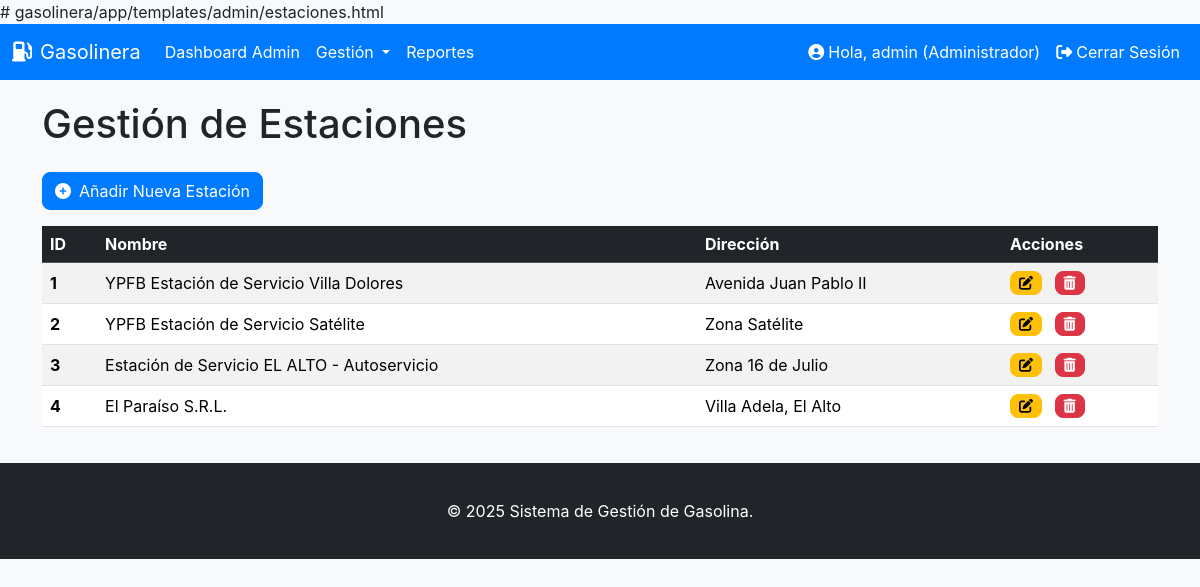
Screenshot of /admin/estaciones (signed in) with the database file from the repository.
### app/models.py (models this page shows, shortened)
class Usuario(UserMixin, db.Model):
    __tablename__ = 'usuarios'
    id = db.Column(db.Integer, primary_key=True)
    username = db.Column(db.String(64), unique=True, nullable=False) # Nombre de usuario
    password_hash = db.Column(db.String(128)) # Hash de la contraseña
    rol_id = db.Column(db.Integer, db.ForeignKey('roles.id')) # Clave foránea del rol
    clientes = db.relationship('Cliente', backref='usuario', lazy='dynamic') # Relación con clientes

class Rol(db.Model):
    __tablename__ = 'roles'
    id = db.Column(db.Integer, primary_key=True)
    nombre = db.Column(db.String(50), unique=True, nullable=False) # Nombre del rol (administrador, operador, cliente)
    usuarios = db.relationship('Usuario', backref='rol', lazy='dynamic') # Relación con usuarios

class Estacion(db.Model):
    __tablename__ = 'estaciones'
    id = db.Column(db.Integer, primary_key=True)
    nombre = db.Column(db.String(100), nullable=False)
    direccion = db.Column(db.String(200))
    tanques = db.relationship('Tanque', backref='estacion', lazy='dynamic')
    reabastecimientos = db.relationship('Reabastecimiento', backref='estacion', lazy='dynamic')

### app/admin.py (the view)
@admin.route('/estaciones')
@login_required
@admin_required
def manage_estaciones():
    estaciones = Estacion.query.all()
    return render_template('admin/estaciones.html', estaciones=estaciones, title='Gestión de Estaciones')

### app/admin.py (called while the page is built)
def admin_required(f):
    @wraps(f)
    def decorated_function(*args, **kwargs):
        if not current_user.is_authenticated or current_user.rol.nombre != 'administrador':
            flash('Acceso denegado. Se requiere rol de administrador.', 'danger')
            return redirect(url_for('main.index'))
        return f(*args, **kwargs)
    return decorated_function

### app/auth.py (called while the page is built)
@login_manager.user_loader
def load_user(user_id):
    return Usuario.query.get(int(user_id))

### app/templates/admin/estaciones.html (shortened to what this page needs)
{% extends "base.html" %}
{% block content %}
<h1 class="mb-4">Gestión de Estaciones</h1>
<a href="{{ url_for('admin.add_estacion') }}" class="btn btn-primary mb-3"><i class="fas fa-plus-circle me-2"></i>Añadir Nueva Estación</a>
{% if estaciones %}
<div class="table-responsive">
    <table class="table table-striped table-hover align-middle">
        <thead class="table-dark">
            <tr>
                <th scope="col">ID</th>
                <th scope="col">Nombre</th>
                <th scope="col">Dirección</th>
                <th scope="col">Acciones</th>
            </tr>
        </thead>
        <tbody>
            {% for estacion in estaciones %}
            <tr>
                <th scope="row">{{ estacion.id }}</th>
                <td>{{ estacion.nombre }}</td>
                <td>{{ estacion.direccion }}</td>
                <td>
                    <a href="{{ url_for('admin.edit_estacion', id=estacion.id) }}" class="btn btn-sm btn-warning me-2" title="Editar"><i class="fas fa-edit"></i></a>
                    <a href="{{ url_for('admin.delete_estacion', id=estacion.id) }}" class="btn btn-sm btn-danger" onclick="return confirm('¿Estás seguro de que quieres eliminar esta estación?')" title="Eliminar"><i class="fas fa-trash-alt"></i></a>
                </td>
            </tr>
            {% endfor %}
        </tbody>
    </table>
</div>
{% else %}
<div class="alert alert-info" role="alert">
    No hay estaciones registradas aún.
</div>
{% endif %}
{% endblock %}

### app/templates/base.html (shortened to what this page needs)
<!DOCTYPE html>
<html lang="es">
<head>
    <link href="https://cdn.jsdelivr.net/npm/bootstrap@5.3.3/dist/css/bootstrap.min.css" rel="stylesheet" xintegrity="sha384-QWTKZyjpPEjISv5WaRU9OFeRpok6YctnYmDr5pNlyT2bRjXh0JMhjY6hW+ALEwIH">
    <link rel="stylesheet" href="https://cdnjs.cloudflare.com/ajax/libs/font-awesome/6.5.2/css/all.min.css" xintegrity="sha512-SnH5WK+bZxgPHs44uWIX+LLJAJ9/2PkPKZ5QiAj6Ta86w+fsb2TkcmfRyVX3pBnMFcV7oQPJkl9QevSCWr3W6A==" />
</head>
<body>
    <nav class="navbar navbar-expand-lg navbar-dark">
        <div class="container-fluid">
            <a class="navbar-brand" href="{{ url_for('main.index') }}">
                <i class="fas fa-gas-pump me-2"></i>Gasolinera
            </a>
            <div class="collapse navbar-collapse" id="navbarNav">
                <ul class="navbar-nav me-auto mb-2 mb-lg-0">
                    {% if current_user.is_authenticated %}
                        {% if current_user.rol.nombre == 'administrador' %}
                            <li class="nav-item">
                                <a class="nav-link" href="{{ url_for('admin.dashboard') }}">Dashboard Admin</a>
                            </li>
                            <li class="nav-item dropdown">
                                <a class="nav-link dropdown-toggle" href="#" id="navbarDropdownAdmin" role="button" data-bs-toggle="dropdown" aria-expanded="false">
                                    Gestión
                                </a>
                            </li>
                             <li class="nav-item">
                                <a class="nav-link" href="{{ url_for('admin.view_reports') }}">Reportes</a>
                            </li>
                        {% endif %}
                    {% endif %}
                </ul>
                <ul class="navbar-nav ms-auto">
                    {% if current_user.is_authenticated %}
                        <li class="nav-item">
                            <span class="nav-link"><i class="fas fa-user-circle me-1"></i>Hola, {{ current_user.username }} ({{ current_user.rol.nombre | capitalize }})</span>
                        </li>
                        <li class="nav-item">
                            <a class="nav-link" href="{{ url_for('auth.logout') }}"><i class="fas fa-sign-out-alt me-1"></i>Cerrar Sesión</a>
                        </li>
                    {% else %}
                        <li class="nav-item">
                            <a class="nav-link" href="{{ url_for('auth.login') }}"><i class="fas fa-sign-in-alt me-1"></i>Iniciar Sesión</a>
                        </li>
                    {% endif %}
                </ul>
            </div>
        </div>
    </nav>
    <div class="container">
        {% block content %}{% endblock %}
    </div>
    <footer class="footer mt-auto py-3 bg-dark">
        <div class="container text-center">
            <span class="text-white">&copy; {{ moment().format('YYYY') }} Sistema de Gestión de Gasolina.</span>
        </div>
    </footer>
</body>
</html>

### app/templates/base.html (style rules this page uses)
body { font-family: 'Inter', sans-serif; background-color: #f8f9fa; }
.navbar { background-color: #007bff; }
.navbar-brand, .nav-link { color: white !important; }
.footer { background-color: #343a40; color: white; padding: 1rem 0; position: relative; bottom: 0; width: 100%; }
.container { margin-top: 20px; margin-bottom: 20px; }
.btn-primary { background-color: #007bff; border-color: #007bff; border-radius: 8px; }
.btn-danger { border-radius: 8px; }
.btn-warning { border-radius: 8px; }

### rows the page displays
Usuario: username "admin"
Rol: rol.nombre "Administrador"
Estacion: id "1", nombre "YPFB Estación de Servicio Villa Dolores", direccion "Avenida Juan Pablo II"
Estacion: id "2", nombre "YPFB Estación de Servicio Satélite", direccion "Zona Satélite"
Estacion: id "3", nombre "Estación de Servicio EL ALTO - Autoservicio", direccion "Zona 16 de Julio"
Estacion: id "4", nombre "El Paraíso S.R.L.", direccion "Villa Adela, El Alto"

### other values shown
{{ moment().format('YYYY') }} "2025"
